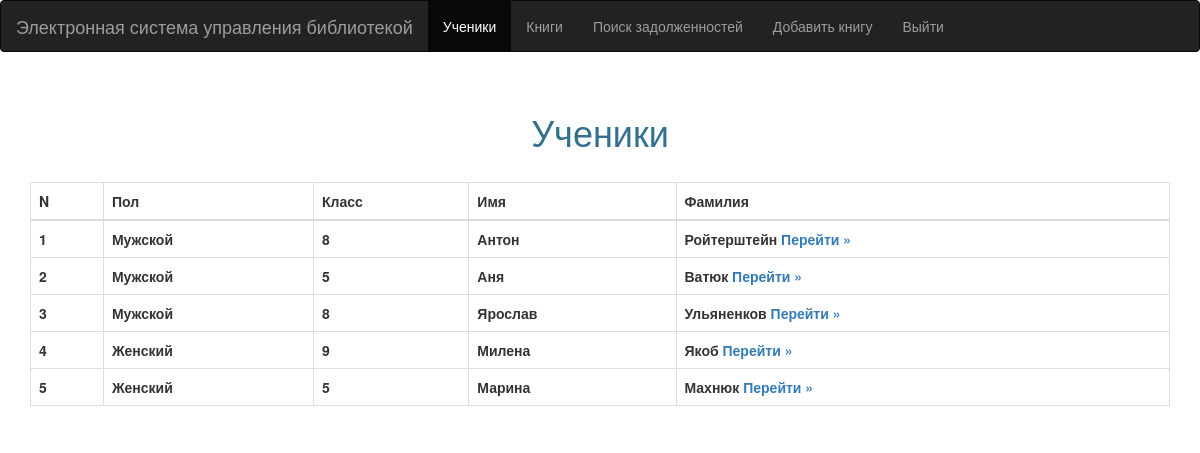
Page /get_students on the committed database.
### tables this page shows
CREATE TABLE Main_Tab(ID INTEGER PRIMARY KEY AUTOINCREMENT, Sex int NULL, Grade int NULL, First_Name nvarchar(150), Last_Name nvarchar(150), ID_Vk nvarchar(100), gym nvarchar(100) NULL);

### server.py (the view)
@app.route('/get_students', methods=['GET', 'POST'])
def get_students():
    stud = executes_for_web.select_tab(0, 1)
    return render_template('stud.html', stud=stud)

### executes_for_web.py (called while the page is built)
def select_tab(tab, start_line):
    print('Trying to connect:')
    try:
        connection = sqlite3.connect('TSL.db', timeout=10)
        print('Connected')
    except:
        print('Could not connect')
    cursor = connection.cursor()
    if tab:
        return list(map(lambda x: x[:-1], cursor.execute("select * from Books_Tab WHERE ID >= '{0}' and ID < '{0}' + 10".format(start_line)).fetchall()))
    return list(map(lambda x: x[:-2], cursor.execute("select * from Main_Tab WHERE ID >= '{0}' and ID < '{0}' + 10".format(start_line)).fetchall()))
    connection.close()

### templates/stud.html
{%extends "layer.html"%}
{% block body %}
<nav class="navbar navbar-inverse">
    <div class="container-fluid">
        <div class="navbar-header">
            <span class="navbar-brand">Электронная система управления библиотекой</span>
        </div>
        <div>
            <ul class="nav navbar-nav">
                <li class="active"><a href="{{ url_for('get_students')}}">Ученики</a></li>
                <li><a href="{{ url_for('get_books')}}">Книги</a></li>
                <li><a href="{{ url_for('main') }}" >Поиск задолженностей</a></li>
                <li><a href="{{ url_for('addbook') }}" >Добавить книгу</a></li>
                <li><a href="{{ url_for('logout') }}">Выйти</a></li>
            </ul>
        </div>
    </div>
</nav>
<br>
<div class="container" align="center">
    <h1 class="text-info">Ученики</h1>
    <br>
     <div class="table-responsive">
        <table class="table table-hover table-bordered">
            <thead>
            <tr class="text-priority">
                <th>N</th>
                <th>Пол</th>
                <th>Класс</th>
                <th>Имя</th>
                <th>Фамилия</th>
            </tr>
           </thead>
            <tbody>
            {%for i in stud%}
            <tr>
                <th>{{i[0]}}</th>
                {% if i[1] == 1 %}
                <th>Мужской</th>
                {% else %}
                <th>Женский</th>
                {% endif %}
                <th>{{i[2]}}</th>
                <th>{{i[3]}}</th>
                <th>{{i[4]}} <a href="{{ url_for('student', name=i[3]+ '_' +i[4])}}">Перейти &raquo;</a></th>
            </tr>
            {% endfor %}
            </tbody>
        </table>
    </div>
</div>
{%endblock%}

### rows in the picture
Main_Tab: ID "1", Sex "Мужской", Grade "8", First_Name "Антон", Last_Name "Ройтерштейн"
Main_Tab: ID "2", Sex "Мужской", Grade "5", First_Name "Аня", Last_Name "Ватюк"
Main_Tab: ID "3", Sex "Мужской", Grade "8", First_Name "Ярослав", Last_Name "Ульяненков"
Main_Tab: ID "4", Sex "Женский", Grade "9", First_Name "Милена", Last_Name "Якоб"
Main_Tab: ID "5", Sex "Женский", Grade "5", First_Name "Марина", Last_Name "Махнюк"
